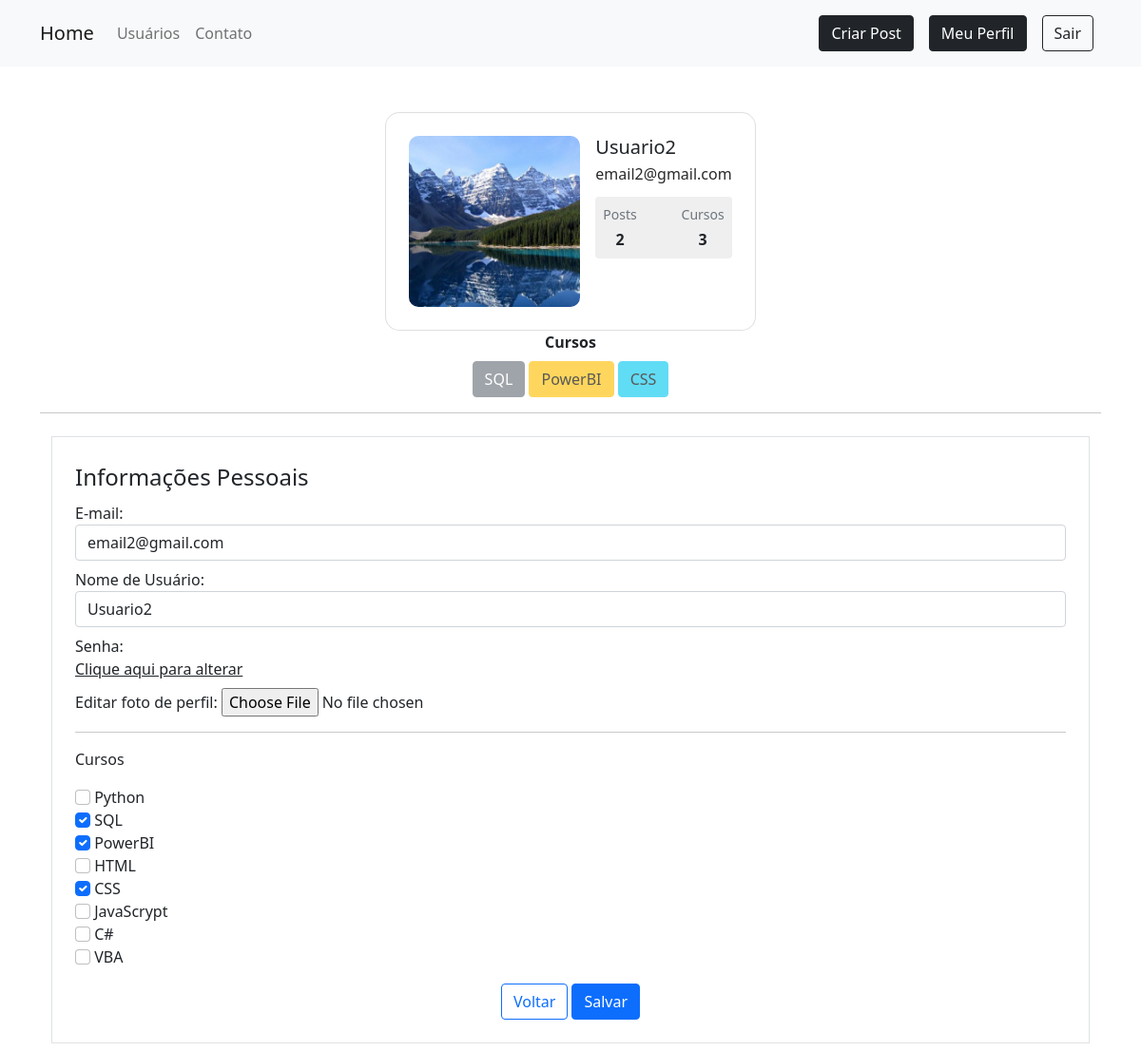
Screenshot of /perfil/editar (signed in) with the database file from the repository.
### sitecomunidade/models.py (models this page shows)
class Usuario(database.Model, UserMixin):
    id = database.Column(database.Integer, primary_key=True)
    email = database.Column(database.String, nullable=False, unique=True)
    username = database.Column(database.String, nullable=False)
    senha = database.Column(database.String, nullable=False)
    foto_perfil = database.Column(database.String, default='default.jpg')
    cursos = database.Column(database.String, nullable=False, default='Não informado')
    posts = database.relationship('Post', backref='autor', lazy=True)
    def contar_posts(self):
        return len(self.posts)

### sitecomunidade/routes.py (the view)
@app.route('/perfil/editar', methods=['GET', 'POST'])
@login_required
def editar_perfil():
    form_editar_perfil = FormEditarPerfil()
    if form_editar_perfil.validate_on_submit():
        current_user.email = form_editar_perfil.email.data
        current_user.username = form_editar_perfil.username.data
        if form_editar_perfil.foto_perfil.data:
            nova_imagem = salvar_imagem(form_editar_perfil.foto_perfil.data)
            imagem_atual = current_user.foto_perfil
            if imagem_atual=='default.jpg':
                current_user.foto_perfil = nova_imagem
            if imagem_atual!= 'default.jpg':
                current_user.foto_perfil = nova_imagem
                os.remove(os.path.join(app.root_path,'static/fotos_perfil/', imagem_atual))
        current_user.cursos = atualizar_cursos(form_editar_perfil)
        database.session.commit()
        flash(f'Alterações salvas com sucesso.', 'alert-success')
        return redirect(url_for('perfil'))
    elif request.method == 'GET':
        form_editar_perfil.email.data = current_user.email
        form_editar_perfil.username.data = current_user.username
        for campo in form_editar_perfil:
            if campo.label.text in current_user.cursos:
                campo.data = True
    lista_cursos = current_user.cursos.split(';')
    foto_perfil = url_for('static', filename='fotos_perfil/{}'.format(current_user.foto_perfil))
    return render_template('editar_perfil.html', foto_perfil=foto_perfil, form_editar_perfil=form_editar_perfil, cursos=lista_cursos)

### sitecomunidade/forms.py (shortened to what this page needs)
class FormEditarPerfil(FlaskForm):
    email = StringField("E-mail:", validators=[DataRequired(), Email()])
    username = StringField("Nome de Usuário:", validators=[DataRequired()])
    foto_perfil = FileField("Editar foto de perfil:", validators=[FileAllowed(['jpg', 'png'])])
    curso_python = BooleanField('Python')
    curso_sql = BooleanField('SQL')
    curso_powerbi = BooleanField('PowerBI')
    curso_html = BooleanField('HTML')
    curso_css = BooleanField('CSS')
    curso_javascrypt = BooleanField('JavaScrypt')
    curso_csharp = BooleanField('C#')
    curso_vba = BooleanField('VBA')
    botao_submit_editarperfil = SubmitField("Salvar")

### sitecomunidade/models.py (called while the page is built)
@login_manager.user_loader
def load_usuario(id_usuario):
    return Usuario.query.get(int(id_usuario))

### sitecomunidade/templates/editar_perfil.html (shortened to what this page needs)
{% extends 'perfil.html' %}
{% block form_editar_perfil %}
<div class="container">
      <div class="row">
          <div class="col">
              <form method="POST" action="" class="border mt-2 p-4" enctype="multipart/form-data">
                <legend>Informações Pessoais</legend>
                  <div class="div-input">
                      {{ form_editar_perfil.email.label(class="form-control-label")}}
                      {% if form_editar_perfil.email.errors %}
                          {{ form_editar_perfil.email(class="form-control is-invalid") }}
                          <div class="invalid-feedback">
                              {% for erro in form_editar_perfil.email.errors %}
                                <p style="color: red">{{ erro }}</p>
                              {% endfor %}
                          </div>
                      {% else %}
                          {{ form_editar_perfil.email(class="form-control") }}
                      {% endif %}
                  </div>
                  <div class="div-input mt-2">
                      {{ form_editar_perfil.username.label(class="form-control-label")}}
                      {% if form_editar_perfil.username.errors %}
                          {{ form_editar_perfil.username(class="form-control is-invalid") }}
                          <div class="invalid-feedback">
                              {% for erro in form_editar_perfil.username.errors %}
                                <p style="color: red">{{ erro }}</p>
                              {% endfor %}
                          </div>
                      {% else %}
                          {{ form_editar_perfil.username(class="form-control") }}
                      {% endif %}
                  </div>
                  <div class="mt-2">
                      <div>Senha:</div>
                      <a href="{{ url_for('alterar_senha') }}" style="color: inherit;">Clique aqui para alterar</a>
                  </div>
                  <div class="mt-2">
                      {{ form_editar_perfil.foto_perfil.label }}
                      {{ form_editar_perfil.foto_perfil(class="form-control-file") }}
                  </div>
                  <hr>
                  <p>Cursos</p>
                  {% for campo in form_editar_perfil %}
                      {% if 'curso_' in campo.name %}
                      <div class="div-botao">
                        {{ campo(class="form-check-input") }}
                        {{ campo.label(class="form-check-label") }}
                      </div>
                      {% endif %}
                  {% endfor %}
                  <div class="btn-group d-flex justify-content-center mt-3">
                    <div>
                        <a class="flex-grow-1" href="{{ url_for('perfil') }}">
                         <button type="button" class="btn btn-outline-primary me-1 flex-grow-1">Voltar</button>
                        </a>
                    </div>
                    <div>{{ form_editar_perfil.botao_submit_editarperfil(class="btn btn-primary") }}</div>
                  </div>
              </form>
          </div>
      </div>
  </div>
{% endblock %}

### sitecomunidade/templates/perfil.html (shortened to what this page needs)
{% extends 'homepage.html' %}
{% block body %}
  <div class="container mt-5 mb-2 h-50">
    <div class="row d-flex justify-content-center align-items-center h-100">
      <div class="col col-md-9 col-lg-7 col-xl-auto">
        <div class="card" style="border-radius: 15px;">
          <div class="card-body p-4">
            <div class="d-flex text-black">
            {% block usuario %}
                <div class="flex-shrink-0 my-auto">
                  <img src="{{ foto_perfil }}"
                    alt="Generic placeholder image" class="img-fluid"
                    style="width: 180px; border-radius: 10px;">
                </div>
                <div class="flex-grow-1 ms-3">
                  <h5 class="mb-1">{{ current_user.username }}</h5>
                  <p class="mb-2 pb-1" style="color: #2b2a2a;">{{ current_user.email }}</p>
                  <div class="d-flex justify-content-between rounded p-2 mb-2" style="background-color: #efefef;">
                      <div class="d-flex flex-column align-items-center">
                        <p class="small text-muted mb-1">Posts</p>
                        <p class="mb-0" style="font-weight: bold">{{ current_user.contar_posts() }}</p>
                      </div>
                      <div class="d-flex flex-column align-items-center">
                        <p class="small text-muted mb-1">Cursos</p>
                        {% if current_user.cursos != 'Não informado' %}
                           <p class="mb-0" style="font-weight: bold">
                             {{ current_user.cursos.count(';') }}
                           </p>
                        {% else %}
                           <p class="mb-0" style="font-weight: bold">0</p>
                        {% endif %}
                      </div>
                </div>
            {% endblock %}
            </div>
          </div>
        </div>
      </div>
    </div>
  </div>
<div class="row justify-content-center">
  <div class="col col-6" style="text-align:center">
    <strong>Cursos</strong><br>
    {% if 'SQL' in current_user.cursos %}
      <button type="button" class="btn btn-secondary mt-2" disabled>SQL</button>
    {% endif %}
    {% if 'PowerBI' in current_user.cursos %}
      <button type="button" class="btn btn-warning mt-2" disabled>PowerBI</button>
    {% endif %}
    {% if 'CSS' in current_user.cursos %}
      <button type="button" class="btn btn-info mt-2" disabled>CSS</button>
    {% endif %}
  </div>
</div>
<hr>
{% block form_editar_perfil %}
{% endblock %}
{% endblock %}

### rows the page displays
Usuario: username "Usuario2", email "email2@gmail.com", cursos.count "3"

### other values shown
{{ current_user.contar_posts() }} "2"
{{ campo.label(class="form-check-label") }} "Python" "SQL" "PowerBI" "HTML" "CSS" "JavaScrypt" "C#" "VBA"
